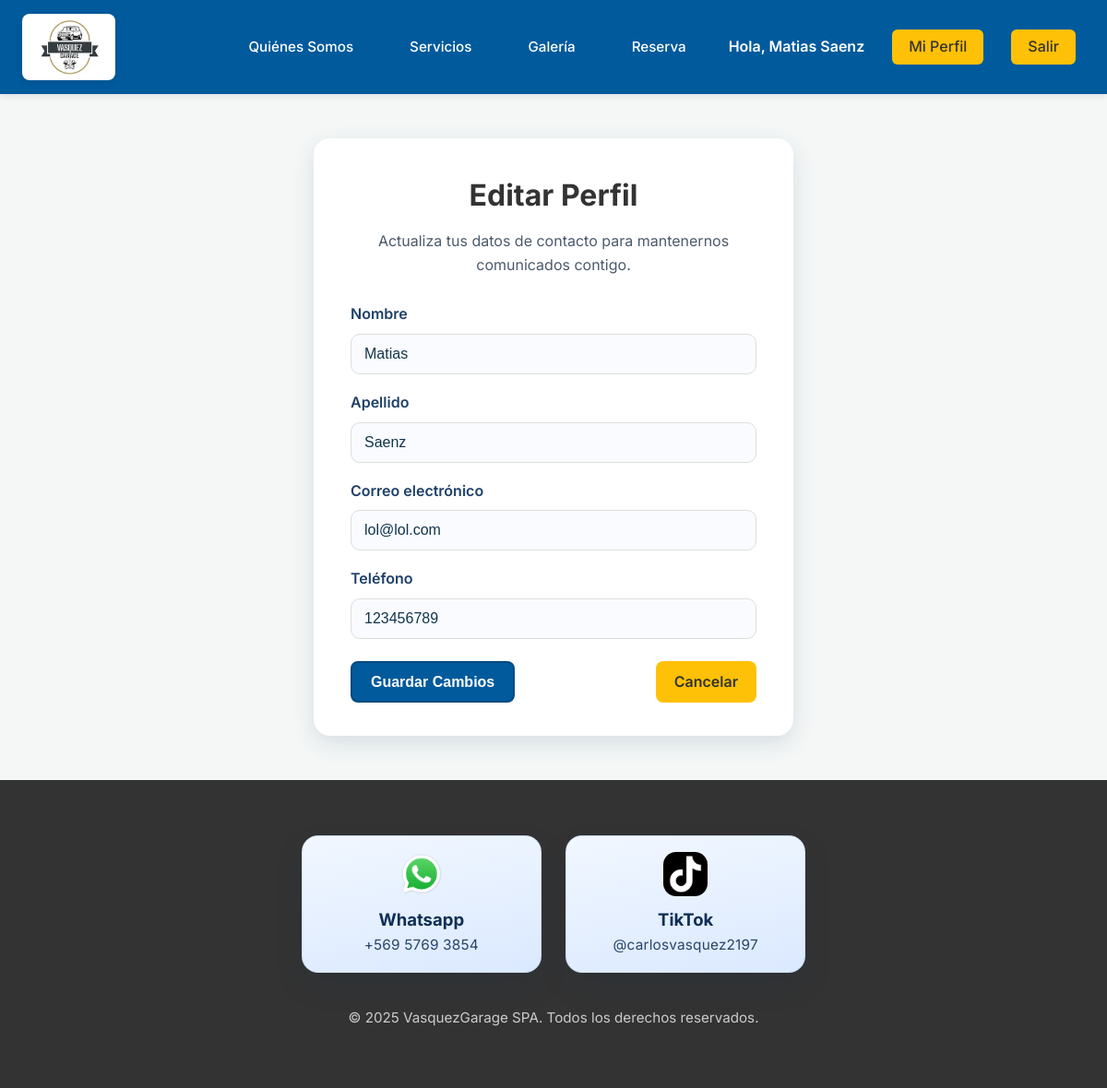
The app's page /perfil/editar/ (signed in) with its own data.
### Models/models.py (models this page shows, shortened)
class Cliente(models.Model):
	cliente_id = models.AutoField(primary_key=True)
	nombre_cliente = models.CharField(max_length=100)
	apellido_cliente = models.CharField(max_length=100)
	correo_cliente = models.EmailField(unique=True)
	telefono_cliente = models.CharField(max_length=20)
	contraseña_cliente = models.CharField(max_length=128)
	es_admin = models.BooleanField(default=False)
	class Meta:
		db_table = 'CLIENTE'

### Controllers/views.py (the view)
# urls.py: path('perfil/editar/', views.editar_perfil, name='editar_perfil'),
def editar_perfil(request):
    if not request.session.get('cliente_id'):
        return redirect('login')
    cliente_id = request.session['cliente_id']
    usuario = get_object_or_404(Cliente, pk=cliente_id)
    if request.method == 'POST':
        form = EditarPerfilForm(request.POST, instance=usuario)
        if form.is_valid():
            form.save()
            _set_cliente_session(request, usuario)
            messages.success(request, 'Perfil actualizado correctamente.')
            return redirect('ver_perfil')
    else:
        form = EditarPerfilForm(instance=usuario)
    return render(request, 'editar_perfil.html', {'form': form, 'usuario': usuario})

### Controllers/views.py
class EditarPerfilForm(forms.ModelForm):
    class Meta:
        model = Cliente
        fields = ['nombre_cliente', 'apellido_cliente', 'correo_cliente', 'telefono_cliente']

### Views/templates/editar_perfil.html (shortened to what this page needs)
{% extends 'home.html' %}
{% load static %}
{% block extra_css %}
{{ block.super }}
<link rel="stylesheet" href="{% static 'css/perfil_styles.css' %}">
{% endblock %}
{% block content %}
<div class="dashboard-layout">
    <div class="profile-section">
        <h1>Editar Perfil</h1>
        <p class="profile-section__subtitle">Actualiza tus datos de contacto para mantenernos comunicados contigo.</p>
        <form method="POST" class="profile-form">
            <div class="form-group">
                <label for="id_nombre_cliente">Nombre</label>
                {{ form.nombre_cliente }}
            </div>
            <div class="form-group">
                <label for="id_apellido_cliente">Apellido</label>
                {{ form.apellido_cliente }}
            </div>
            <div class="form-group">
                <label for="id_correo_cliente">Correo electrónico</label>
                {{ form.correo_cliente }}
            </div>
            <div class="form-group">
                <label for="id_telefono_cliente">Teléfono</label>
                {{ form.telefono_cliente }}
            </div>
            <div class="form-submit">
                <button type="submit" class="btn btn-primario">Guardar Cambios</button>
                <a href="{% url 'ver_perfil' %}" class="btn btn-secundario">Cancelar</a>
            </div>
        </form>
    </div>
</div>
{% endblock %}

### Views/templates/home.html (shortened to what this page needs)
{% load static %}
<!DOCTYPE html>
<html lang="es">
<head>
    <link rel="stylesheet" href="{% static 'css/styles.css' %}">
    {% block extra_css %}
    <link rel="stylesheet" href="{% static 'css/home_only_styles.css' %}">
    {% endblock %}
</head>
<body>
    {% with request.resolver_match.url_name as current_url %}
    {% if not request.session.es_admin or current_url != 'admin_perfil' and current_url != 'admin_dashboard' and current_url != 'admin_editar_reserva' and current_url != 'admin_inventario' and current_url != 'admin_insumo_nuevo' and current_url != 'admin_insumo_editar' and current_url != 'admin_insumo_eliminar' and current_url != 'admin_usuarios' %}
    <nav class="navbar">
        <div class="navbar-container container">
            <a href="{% url 'home' %}" class="logo" style="display: flex; align-items: center; gap: 10px;">
                <img src="{% static 'images/logo.jpg' %}" alt="Logo VasquezGarage SPA" style="height: 72px; width: auto; border-radius: 8px; box-shadow: 0 2px 8px rgba(0,0,0,0.08);">
            </a>
            <div class="nav-links">
                <div style="display: flex; align-items: center; gap: 36px; flex-wrap: wrap;" class="nav-links-inner">
                    {% if request.session.es_admin %}
                        <div style="display:flex; align-items:center; gap:12px;">
                            <span style="color:#fff; font-weight:600;">Hola, {{ request.session.nombre_cliente }} {% if request.session.apellido_cliente %}{{ request.session.apellido_cliente }}{% endif %}</span>
                            <a href="{% url 'admin_perfil' %}" class="btn btn-primario" style="background:#FFC107; color:#333; border:none;">Perfil Admin</a>
                            <a href="{% url 'admin_dashboard' %}" class="btn btn-secundario" style="background:#fff; color:#005A9C;">Reservas</a>
                            <a href="{% url 'admin_inventario' %}" class="btn btn-secundario" style="background:#fff; color:#005A9C;">Inventario</a>
                            <a href="{% url 'admin_usuarios' %}" class="btn btn-secundario" style="background:#fff; color:#005A9C;">Usuarios</a>
                            <a href="{% url 'logout' %}" class="btn btn-secundario" style="margin-left: 8px;">Salir</a>
                        </div>
                    {% else %}
                        <div style="display:flex; align-items:center; gap:36px;">
                            <a href="{% url 'home' %}#quienes-somos">Quiénes Somos</a>
                            <a href="{% url 'home' %}#servicios">Servicios</a>
                            <a href="{% url 'home' %}#galeria">Galería</a>
                            <a href="{% url 'agendar_servicio' %}">Reserva</a>
                        </div>
                        {% if request.session.cliente_id %}
                            <div style="display:flex; align-items:center; gap:20px;">
                                <span style="color:#fff; font-weight:600;">Hola, {{ request.session.nombre_cliente }} {% if request.session.apellido_cliente %}{{ request.session.apellido_cliente }}{% endif %}</span>
                                <a href="{% url 'ver_perfil' %}" class="btn btn-secundario" style="margin-left:0;">Mi Perfil</a>
                                <a href="{% url 'logout' %}" class="btn btn-secundario" style="margin-left:0;">Salir</a>
                            </div>
                        {% else %}
                            <a href="{% url 'login' %}" class="btn btn-secundario">Entrar</a>
                        {% endif %}
                    {% endif %}
                </div>
            </div>
        </div>
    </nav>
    {% endif %}
    {% endwith %}
    <main>
        {% block content %}{% endblock %}
    </main>
    <footer class="footer">
        <div class="footer__content">
            <div class="footer-contacts">
                <article class="footer-contacts__card">
                    <img class="footer-contacts__icon" src="{% static 'images/logos/WhatsApp.svg.png' %}" alt="Logo WhatsApp">
                    <div>
                        <h3 class="footer-contacts__title">Whatsapp</h3>
                        <p class="footer-contacts__text">+569 5769 3854</p>
                    </div>
                </article>
                <article class="footer-contacts__card">
                    <img class="footer-contacts__icon" src="{% static 'images/logos/Tiktok_icon.svg.png' %}" alt="Logo TikTok">
                    <div>
                        <h3 class="footer-contacts__title">TikTok</h3>
                        <p class="footer-contacts__text">@carlosvasquez2197</p>
                    </div>
                </article>
            </div>
            <p class="footer__copy">&copy; {% now "Y" %} VasquezGarage SPA. Todos los derechos reservados.</p>
        </div>
    </footer>
</body>
</html>

### Views/static/css/styles.css (style rules this page uses)
:root { --color-primario: #005A9C; --color-secundario: #FFC107; --color-fondo-claro: #F4F7F6; --color-fondo-blanco: #FFFFFF; --color-texto-oscuro: #333333; --color-texto-gris: #555555; --color-borde: #DDDDDD; --font-principal: 'Inter', sans-serif; }
* { margin: 0; padding: 0; box-sizing: border-box; }
body { font-family: var(--font-principal); background-color: var(--color-fondo-claro); color: var(--color-texto-oscuro); line-height: 1.6; min-height: 100vh; display: flex; flex-direction: column; }
.container { max-width: 1400px; margin: 0 auto; padding: 0 24px; width: 100%; }
main { flex: 1; }
.navbar { background: var(--color-primario); padding: 15px 0; box-shadow: 0 2px 8px rgba(0,0,0,0.1); }
.navbar-container { display: flex; justify-content: space-between; align-items: center; }
.nav-links { display: flex; align-items: center; gap: 24px; }
.nav-links a { color: white; text-decoration: none; font-weight: 500; margin-left: 15px; font-size: 0.95rem; }
.btn { padding: 10px 20px; border-radius: 8px; font-size: 1rem; font-weight: 600; cursor: pointer; text-align: center; text-decoration: none; display: inline-block; border: none; transition: 0.3s; }
.btn-primario, .btn-primary { background-color: var(--color-primario); color: white !important; border: 2px solid #004a80; }
.btn-secundario { background-color: var(--color-secundario); color: #333 !important; }
.footer { background: #333; color: #eee; text-align: center; padding: 20px 0; margin-top: auto; }

### Views/static/css/home_only_styles.css (style rules this page uses)
body { background: #f6f8f8; font-family: 'Inter', Arial, sans-serif; color: #222; margin: 0; padding: 0; }
.navbar { background: #0561a5; padding: 0.5rem 0; box-shadow: 0 2px 8px rgba(0,0,0,0.04); }
.navbar-container { display: flex; align-items: center; justify-content: space-between; max-width: 1400px; margin: 0 auto; padding: 0 2rem; }
.logo { display: flex; align-items: center; gap: 10px; }
.nav-links-inner a, .nav-links-inner span { font-size: 1rem; color: #fff; text-decoration: none; margin-right: 10px; font-weight: 500; }
.nav-links-inner .btn { font-size: 1rem; padding: 6px 18px; border-radius: 6px; border: none; cursor: pointer; }
.footer__content { max-width: 1100px; margin: 0 auto; padding: 2.5rem 2rem 2.75rem; display: flex; flex-direction: column; gap: 2.3rem; }
.footer-contacts { display: flex; justify-content: center; align-items: center; gap: 1.65rem; width: 100%; flex-wrap: wrap; }
.footer-contacts__card { display: flex; flex-direction: column; align-items: center; justify-content: center; gap: 0.7rem; min-height: 96px; text-align: center; background: linear-gradient(170deg, #f1f7ff, #dbe9ff); border-radius: 18px; padding: 1.05rem 1.2rem; box-shadow: 0 14px 30px rgba(14, 40, 72, 0.14); border: 1px solid rgba(10, 80, 150, 0.1); width: clamp(220px, 28vw, 260px); }
.footer-contacts__icon { display: block; width: 48px; height: 48px; border-radius: 14px; object-fit: contain; }
.footer-contacts__title { margin: 0; font-size: clamp(1.02rem, 0.98rem + 0.28vw, 1.16rem); color: #0f2f54; font-weight: 700; }
.footer-contacts__text { margin: 0; font-size: 0.96rem; color: #284568; letter-spacing: 0.012em; }
.footer__copy { margin: 0; font-size: 0.95rem; color: rgba(255, 255, 255, 0.75); text-align: center; }
.footer { padding: 0; }

### Views/static/css/perfil_styles.css (style rules this page uses)
.dashboard-layout { display: flex; justify-content: center; padding: 48px 24px; box-sizing: border-box; }
.profile-section { width: 100%; max-width: 520px; margin: 0 auto; background: var(--color-fondo-blanco); border-radius: 18px; box-shadow: 0 8px 24px rgba(0, 48, 100, 0.12); padding: 36px 40px; }
.profile-section h1 { margin-bottom: 12px; text-align: center; }
.profile-section__subtitle { margin: 0 0 28px; text-align: center; color: #4b5a6b; }
.profile-form { display: flex; flex-direction: column; gap: 18px; }
.profile-form .form-group { display: flex; flex-direction: column; gap: 8px; }
.profile-form label { font-weight: 600; color: #1f4068; }
.profile-form input { padding: 12px 14px; border: 1px solid var(--color-borde); border-radius: 10px; font-size: 1rem; color: #12354b; background: #f9fbff; }
.form-submit { display: flex; justify-content: space-between; gap: 16px; margin-top: 6px; }

### records on screen
Cliente: session.nombre_cliente "Matias", session.apellido_cliente "Saenz", nombre_cliente "Matias", apellido_cliente "Saenz", correo_cliente "lol@lol.com", telefono_cliente "123456789"
